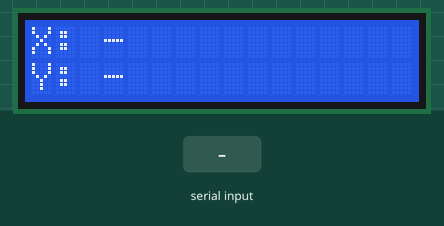
Bench run of a sketch on a simulated Arduino Uno, built with avr-gcc and run on an emulated ATmega328P. Shown: 16×2 character LCD. The inputs (shaded band) are chosen by the test bench.

Above: at 1.2 s.
1.3 s: "1" received over the second serial link
2.8 s: "0" received over the second serial link
4.3 s: "2" received over the second serial link
Timing chart, 0 to 7.3 s (numbered marks = the images above; inputs shaded):
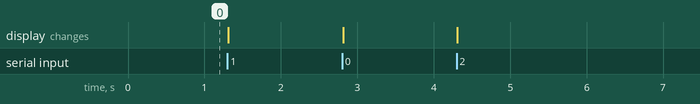

The sketch:

HC05_LCD_Code.ino
```cpp
/*  Bluetooth AT Commands
 *  Uğur ALTINIŞIK
 *  Nazif Orhun TEKCİ
 *  Bu program Bluetooth modul uzerinden alinan verilerin LCD panel uzerinde gorsellestirilmesini icerir.
 */

#include <SoftwareSerial.h>     //Bluetooth haberlesme icin kutuphane tanimlanmistir.
#include <LiquidCrystal_I2C.h>  //LCD icin kutuphane tanimlanmistir.
LiquidCrystal_I2C LCD(0x27,16,2); //LCD kutuphanesine mainde kullanmak icin isim atanmis ve init fonksiyon olarak
SoftwareSerial BluetoothSw(10, 11);  //Bluetooth kutuphanesine mainde kullanmak icin isim atanmis ve init fonksiyon olarak Arduino UNO üzerindeki pinleri sirasiyla RX ve TX olarak tanimladik
int coordinate; //Bluetooth ile alinan koordinat bilgilerini kaydetmek icin global degisken tanimlanmistir

void setup()
{
  BluetoothSw.begin(38400); //haberlesme 38400 baudrate ile baslamistir
  LCD.init();               //LCD aktif hale getirilmistir
  LCD.backlight();          //LCD arka isigi aktive hale getirilmistir
  LCD.setCursor(0, 0);
  LCD.print("X: ");         //LCD uzerindeki 1. satir 1. sutun konumundan itibaren <X: > yazilacak
  LCD.setCursor(0, 1);
  LCD.print("Y: ");         //LCD uzerindeki 2. satir 1. sutun konumundan itibaren <Y: > yazilacak
  //Son 4 LCD komutunun setup() icerisinde yapilmis olmasi yazilan yazilarin operasyon boyunca hic degismeyecek olmasindan kaynaklanmaktadir.
}

void loop()
{
  if(BluetoothSw.available()>0) //Bluetootha veri gelip gelmedigini kontrol eder
  {
    coordinate = BluetoothSw.read();  //Bluetoothtan gelen veriyi coordinate degiskenine kaydeder
    if (coordinate < 64)              //gonderilen veriler haritalandirmaya gore [0,64] araligindadir. Gelen veriler 0010_0000 degerinden kucukse x coordinatina aittir. Bu if statementta bu ayristirma yapilmaktadir.
    {
      LCD.setCursor(3, 0);
      LCD.print(coordinate);          //alinan coordinate degeri 1. satir 3. sutun konumundan itibaren yazilir
    }
    else if (coordinate > 128)        //gonderilen veriler haritalandirmaya gore [128,192] araligindadir. Gelen veriler 1000_0000 degerinden buyukse x coordinatina aittir. Bu if statementta bu ayristirma yapilmaktadir.
    {
      coordinate = coordinate - 128;  //gonderilen y ekseni verileri coordinate+128 olarak gonderilmistir. Boylece en anlamlı bit x/y biti olarak degerlendirilir ve 1xxx_xxxx seklinde bir gonderim geldiginde bu veri y eksenine aittir. Veriyi anlamlandirmak icin veriden 128 cikarilir.
      LCD.setCursor(3, 1);
      LCD.print(coordinate);          //alinan coordinate degeri 2. satir 3. sutun konumundan itibaren yazilir
    }
  }
  else                                //Bluetootha veri gelmediginde
  {
    LCD.setCursor(3, 0);              //alinan coordinate degeri 1. satir 3. sutun konumundan itibaren yazilir
    LCD.print("-   ");                //veri gelmemesi durumunda ekrana <-> yazilir
    LCD.setCursor(3, 1);              //alinan coordinate degeri 2. satir 3. sutun konumundan itibaren yazilir
    LCD.print("-   ");                //veri gelmemesi durumunda ekrana <-> yazilir
  }
    LCD.display();                    //LCD icin belirlenen kisitlar kapsaminda LCD ekran basilir
    delayMicroseconds(20);            //LCD ekranin yenilenmesi ve Bluetooth verilerinin daha saglikli alinmasi icin 20 mikrosaniye gecikme atanmistir.
}
```
